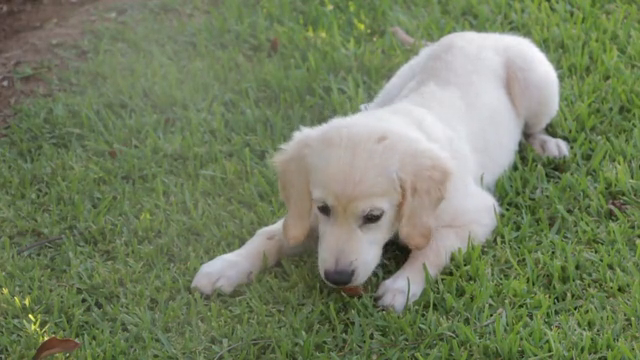
#> input picture frame 34 of contours/nesnelerin_izini_surme/b53.mp4, 640 x 360 px
$ python nesnelerin_izini_surme.py
#> lines starting #> are read from the running program, lines starting #| are printed output that depends on the picture; after the words box and inside, x2 and y2 are one past the last pixel; in counts of white or black regions, pixels touching at a corner belong together
import cv2
import numpy as np

cap = cv2.VideoCapture("b53.mp4")

while 1:

    _, frame = cap.read()
#> frame is the input picture: shape (360, 640, 3); mean B, G, R 97, 127.6, 116.4
    hsv = cv2.cvtColor(frame, cv2.COLOR_BGR2HSV)
#> hsv: shape (360, 640, 3); mean H, S, V 47.6, 73.1, 129.7
    sensitivity = 15
    lower_white = np.array([100, 0, 50 - sensitivity])
    upper_white = np.array([255, sensitivity, 255])
    mask = cv2.inRange(hsv, lower_white, upper_white)
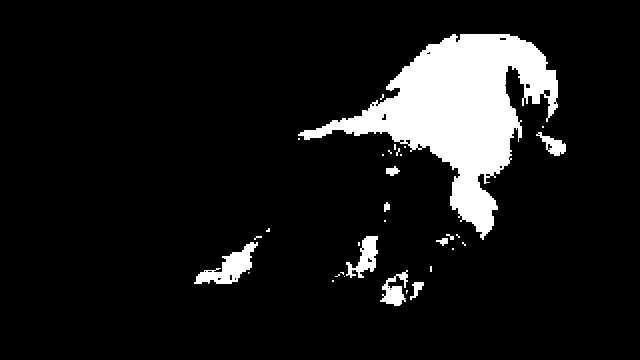
#> mask: shape (360, 640); 9.8% white; 33 white regions (23 under 20 px), largest, box (x1, y1, x2, y2) and area: (298, 34, 558, 240) 19440, (194, 242, 258, 284) 1097, (346, 236, 378, 278) 641
    res = cv2.bitwise_and(frame, frame, mask=mask)
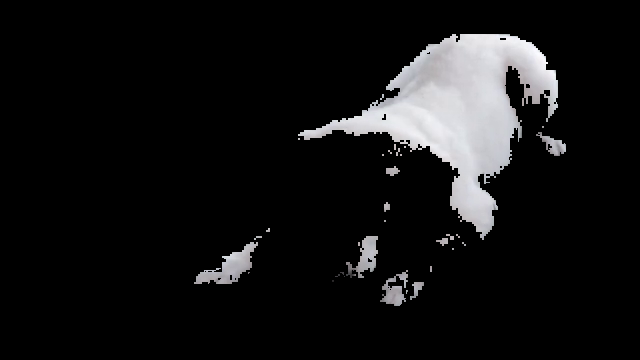
#> res: shape (360, 640, 3); mean B, G, R 20.4, 19.9, 19.9

    cv2.imshow("frame", frame)
    cv2.imshow("mask", mask)
    cv2.imshow("result", res)

    k = cv2.waitKey(5) & 0xFF
#> (key Esc is pressed here)
    if k == 27:
        break

cv2.destroyAllWindows()

$ run again, starting later in the video
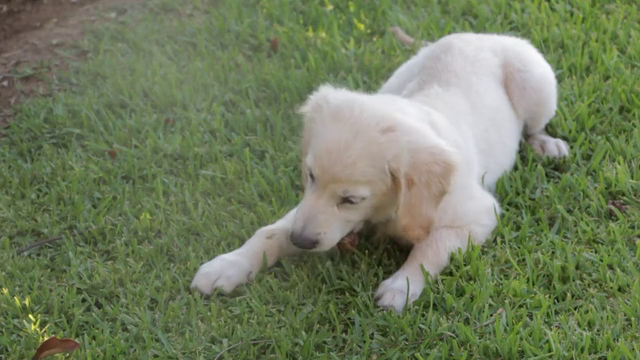
#> input picture frame 155 of contours/nesnelerin_izini_surme/b53.mp4, 640 x 360 px
#> frame is the input picture: shape (360, 640, 3); mean B, G, R 93.5, 124.6, 113
#> hsv: shape (360, 640, 3); mean H, S, V 47.6, 76.3, 126.8
#> `mask = cv2.inRange(hsv, lower_white, upper_white)`:
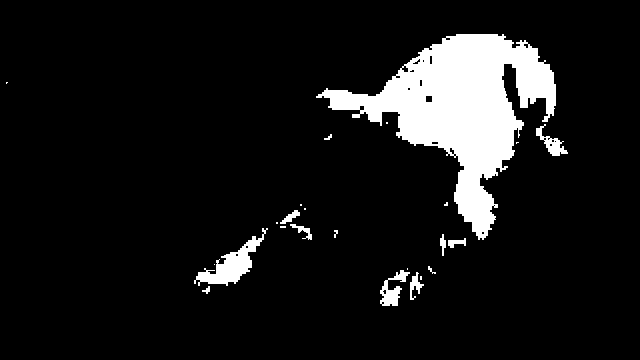
#> mask: shape (360, 640); 9.3% white; 24 white regions (11 under 20 px), largest, box (x1, y1, x2, y2) and area: (316, 34, 556, 240) 18492, (194, 228, 268, 286) 1322, (380, 270, 410, 306) 459
#> `res = cv2.bitwise_and(frame, frame, mask=mask)`:
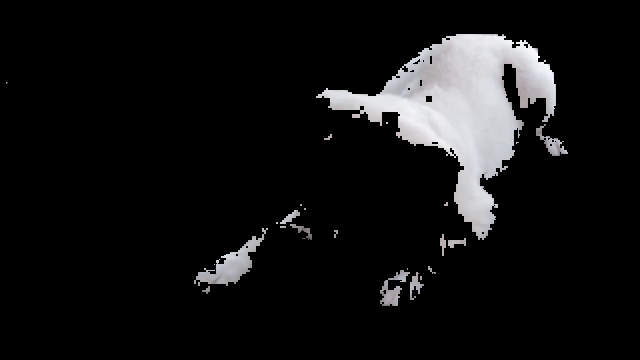
#> res: shape (360, 640, 3); mean B, G, R 19.3, 18.9, 18.9

$ run again, starting later in the video
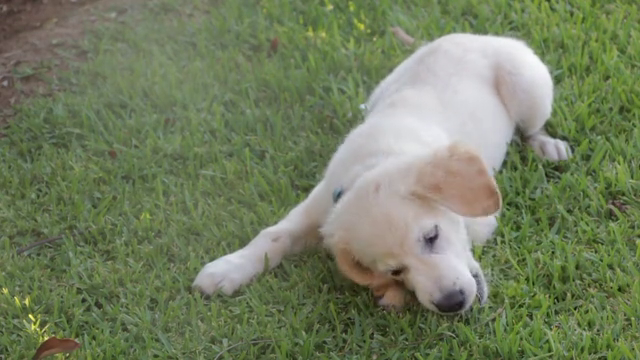
#> input picture frame 276 of contours/nesnelerin_izini_surme/b53.mp4, 640 x 360 px
#> frame is the input picture: shape (360, 640, 3); mean B, G, R 95.5, 126.2, 115.3
#> hsv: shape (360, 640, 3); mean H, S, V 48.5, 74.5, 128.6
#> `mask = cv2.inRange(hsv, lower_white, upper_white)`:
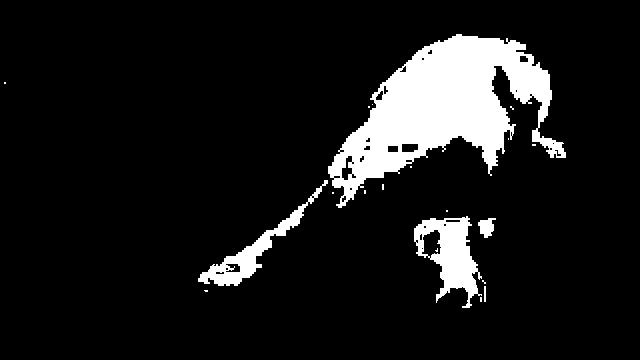
#> mask: shape (360, 640); 10.1% white; 20 white regions (15 under 20 px), largest, box (x1, y1, x2, y2) and area: (328, 34, 566, 208) 17992, (414, 216, 482, 308) 2944, (198, 180, 328, 286) 2087, (478, 218, 496, 238) 229, (484, 286, 486, 302) 32
#> `res = cv2.bitwise_and(frame, frame, mask=mask)`:
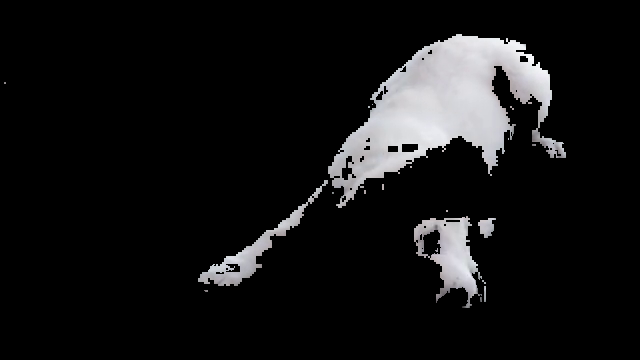
#> res: shape (360, 640, 3); mean B, G, R 20.9, 20.4, 20.5
